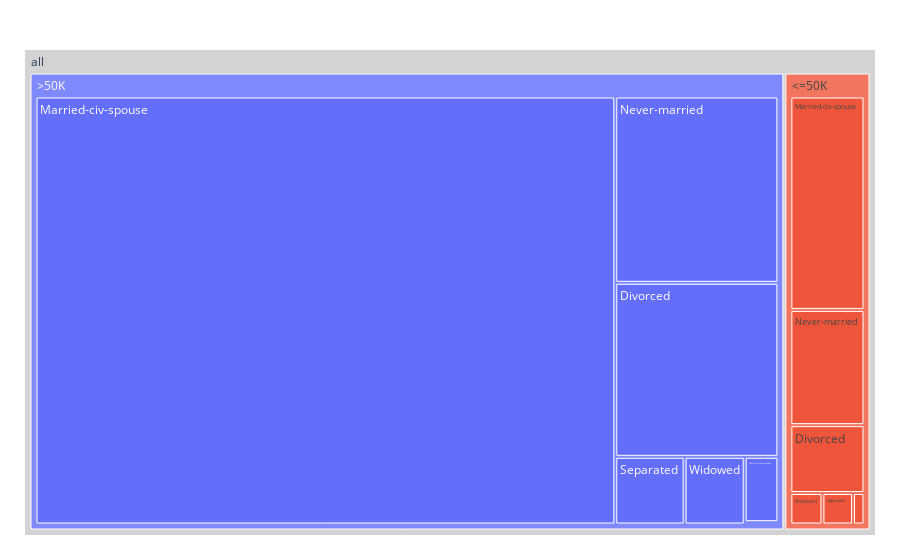

Notebook cell for this chart:
### Code cell
fig = px.treemap(df, path=[px.Constant("all"), 'income', 'marital-status'], 
                 values='capital-gain')
fig.update_layout(margin = dict(t=50, l=25, r=25, b=25))
fig.update_traces(root_color="lightgrey")
fig.show()

### Figure 1 — Plotly figure (JSON) as saved in the notebook; plotly's stock layout.template omitted (floating-point values rounded to 4 significant figures)
{"data": [{"branchvalues": "total", "domain": {"x": [0, 1], "y": [0, 1]}, "hovertemplate": "labels=%{label}<br>capital-gain=%{value}<br>parent=%{parent}<br>id=%{id}<extra></extra>", "ids": ["all/<=50K/Divorced", "all/>50K/Divorced", "all/<=50K/Married-AF-spouse", "all/>50K/Married-AF-spouse", "all/<=50K/Married-civ-spouse", "all/>50K/Married-civ-spouse", "all/<=50K/Married-spouse-absent", "all/>50K/Married-spouse-absent", "all/<=50K/Never-married", "all/>50K/Never-married", "all/<=50K/Separated", "all/>50K/Separated", "all/<=50K/Widowed", "all/>50K/Widowed", "all/<=50K", "all/>50K", "all"], "labels": ["Divorced", "Divorced", "Married-AF-spouse", "Married-AF-spouse", "Married-civ-spouse", "Married-civ-spouse", "Married-spouse-absent", "Married-spouse-absent", "Never-married", "Never-married", "Separated", "Separated", "Widowed", "Widowed", "<=50K", ">50K", "all"], "name": "", "parents": ["all/<=50K", "all/>50K", "all/<=50K", "all/>50K", "all/<=50K", "all/>50K", "all/<=50K", "all/>50K", "all/<=50K", "all/>50K", "all/<=50K", "all/>50K", "all/<=50K", "all/>50K", "all", "all", ""], "root": {"color": "lightgrey"}, "type": "treemap", "values": [534811, 2638955, 0, 7298, 1681950, 23073336, 38573, 204618, 907945, 2825228, 102370, 436572, 107392, 378093, 3373041, 29564100, 32937141]}], "layout": {"legend": {"tracegroupgap": 0}, "margin": {"b": 25, "l": 25, "r": 25, "t": 50}}}
